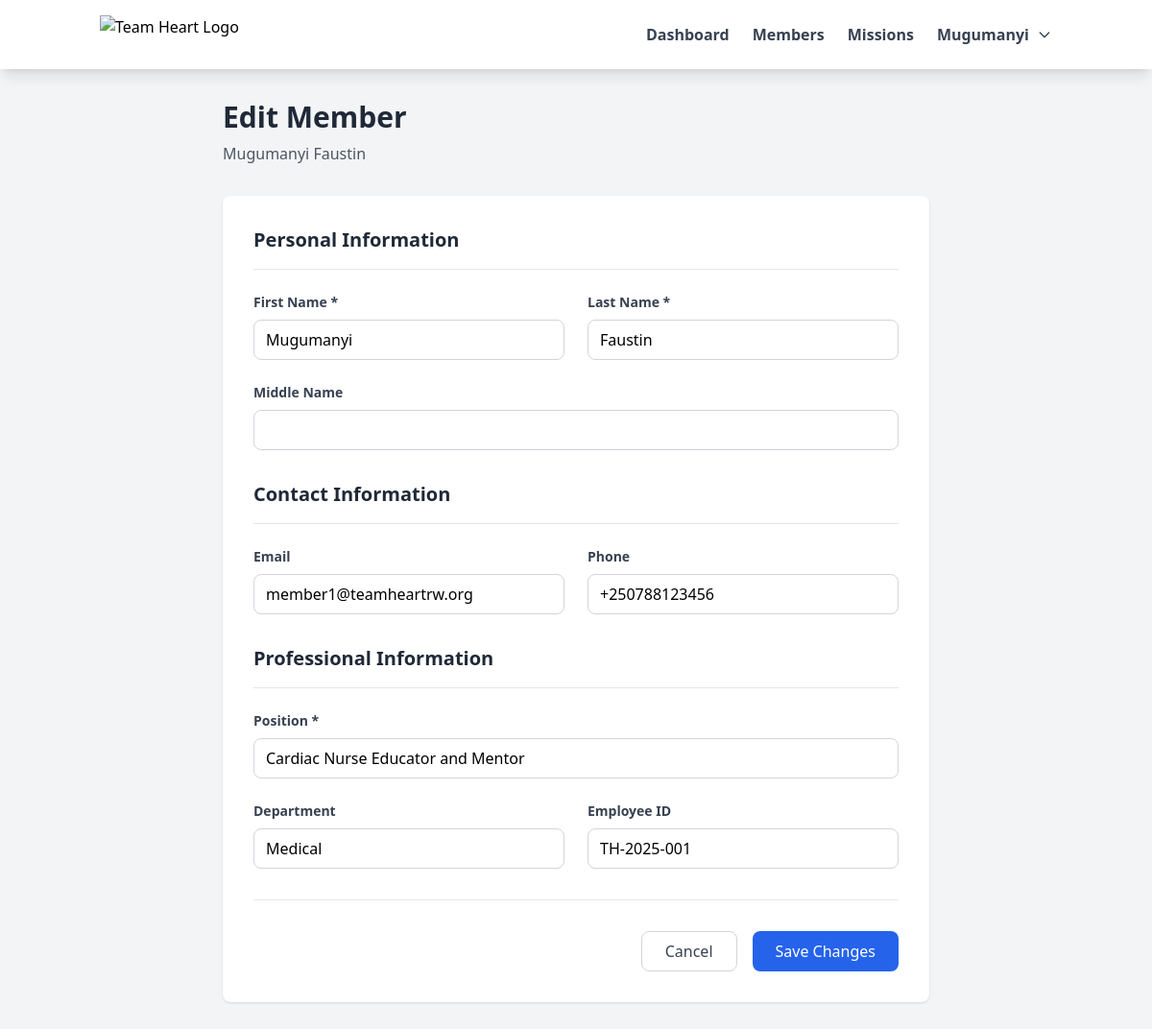
/members/edit.php?id=1 (signed in), run on the app's committed database.
### tables this page shows
CREATE TABLE members (
    member_id INT UNSIGNED AUTO_INCREMENT PRIMARY KEY,
    user_id INT UNSIGNED NOT NULL UNIQUE,   
    
     
    first_name VARCHAR(100) NOT NULL,
    last_name VARCHAR(100) NOT NULL,
    middle_name VARCHAR(100),
    date_of_birth DATE,
    gender ENUM('male', 'female', 'other'),
    nationality VARCHAR(100) DEFAULT 'Rwanda',
    
     
    email VARCHAR(255),
    phone VARCHAR(20),
    alternate_phone VARCHAR(20),
    address_line1 VARCHAR(255),
    address_line2 VARCHAR(255),
    city VARCHAR(100),
    state_province VARCHAR(100),
    postal_code VARCHAR(20),
    country VARCHAR(100) DEFAULT 'Rwanda',
    
     
    employee_id VARCHAR(50) UNIQUE,
    position VARCHAR(255) NOT NULL,
    department VARCHAR(100),
    employment_status ENUM('full-time', 'part-time', 'contract', 'volunteer') DEFAULT 'full-time',
    date_hired DATE,
    
     
    emergency_contact_name VARCHAR(255),
    emergency_contact_relationship VARCHAR(100),
    emergency_contact_phone VARCHAR(20),
    
     
    passport_number VARCHAR(50),
    passport_expiry DATE,
    id_number VARCHAR(50),
    profile_photo_url VARCHAR(500),
    
     
    status ENUM('active', 'inactive', 'on-leave', 'terminated') DEFAULT 'active',
    
     
    notes TEXT,
    created_at TIMESTAMP DEFAULT CURRENT_TIMESTAMP,
    updated_at TIMESTAMP DEFAULT CURRENT_TIMESTAMP ON UPDATE CURRENT_TIMESTAMP,
    created_by INT UNSIGNED NOT NULL,
    updated_by INT UNSIGNED,
    
    FOREIGN KEY (user_id) REFERENCES users(user_id) ON DELETE CASCADE,
    FOREIGN KEY (created_by) REFERENCES users(user_id),
    FOREIGN KEY (updated_by) REFERENCES users(user_id),
    
    INDEX idx_user_id (user_id),
    INDEX idx_employee_id (employee_id),
    INDEX idx_status (status),
    INDEX idx_position (position),
    INDEX idx_full_name (last_name, first_name),
    INDEX idx_created_at (created_at)
);

### config/session.php (called while the page is built, shortened)
<?php
function getCurrentUserId() {
    return $_SESSION['user_id'] ?? null;
}
function getCurrentUser() {
    return [
        'user_id' => $_SESSION['user_id'] ?? null,
        'email' => $_SESSION['email'] ?? null,
        'first_name' => $_SESSION['first_name'] ?? null,
        'last_name' => $_SESSION['last_name'] ?? null,
        'role' => $_SESSION['role'] ?? null
    ];
}
?>

### models/Member.php (called while the page is built, shortened)
<?php
class Member {
    private $conn;
    private $table_name = "members";
    public function __construct($db) {
        $this->conn = $db;
    }
    public function getById($member_id, $user_id = null) {
        $query = "SELECT * FROM " . $this->table_name . "
                WHERE member_id = :member_id";
        if ($user_id !== null) {
            $query .= " AND user_id = :user_id";
        }
        $query .= " LIMIT 1";
        $stmt = $this->conn->prepare($query);
        $stmt->bindParam(":member_id", $member_id);
        if ($user_id !== null) {
            $stmt->bindParam(":user_id", $user_id);
        }
        $stmt->execute();
        return $stmt->fetch();
    }
}
?>

### members/edit.php (the view, shortened to what this page needs)
<?php
require_once '../config/session.php';
require_once '../models/Member.php';
$database = new Database();
$db = $database->getConnection();
$memberModel = new Member($db);
$user = getCurrentUser();
$user_id = getCurrentUserId();
$member_id = $_GET['id'] ?? null;
$member = $memberModel->getById($member_id, $user_id);
?>
<!DOCTYPE html>
<html lang="en">
<head>
    <script src="https://cdn.tailwindcss.com"></script>
</head>
<body class="bg-gray-100 min-h-screen">
    <?php include './includes/navbar.php'; ?>
    <div class="container mx-auto px-4 py-8 max-w-3xl">
        <div class="mb-8">
            <h1 class="text-3xl font-bold text-gray-800">Edit Member</h1>
            <p class="text-gray-600 mt-2">
                <?php echo htmlspecialchars($member['first_name'] . ' ' . $member['last_name']); ?>
            </p>
        </div>
        <div class="bg-white rounded-lg shadow p-8">
            <form method="POST" action="">
                <div class="mb-8">
                    <h2 class="text-xl font-bold text-gray-800 mb-6 pb-4 border-b">Personal Information</h2>
                    <div class="grid grid-cols-1 md:grid-cols-2 gap-6 mb-6">
                        <div>
                            <label class="block text-gray-700 text-sm font-bold mb-2" for="first_name">
                                First Name *
                            </label>
                            <input type="text" name="first_name" id="first_name" required
                                class="w-full px-3 py-2 border border-gray-300 rounded-lg focus:outline-none focus:border-blue-500"
                                value="<?php echo htmlspecialchars($member['first_name']); ?>">
                        </div>
                        <div>
                            <label class="block text-gray-700 text-sm font-bold mb-2" for="last_name">
                                Last Name *
                            </label>
                            <input type="text" name="last_name" id="last_name" required
                                class="w-full px-3 py-2 border border-gray-300 rounded-lg focus:outline-none focus:border-blue-500"
                                value="<?php echo htmlspecialchars($member['last_name']); ?>">
                        </div>
                    </div>
                    <div class="mb-6">
                        <label class="block text-gray-700 text-sm font-bold mb-2" for="middle_name">
                            Middle Name
                        </label>
                        <input type="text" name="middle_name" id="middle_name"
                            class="w-full px-3 py-2 border border-gray-300 rounded-lg focus:outline-none focus:border-blue-500"
                            value="<?php echo htmlspecialchars($member['middle_name'] ?? ''); ?>">
                    </div>
                </div>
                <div class="mb-8">
                    <h2 class="text-xl font-bold text-gray-800 mb-6 pb-4 border-b">Contact Information</h2>
                    <div class="grid grid-cols-1 md:grid-cols-2 gap-6 mb-6">
                        <div>
                            <label class="block text-gray-700 text-sm font-bold mb-2" for="email">
                                Email
                            </label>
                            <input type="email" name="email" id="email"
                                class="w-full px-3 py-2 border border-gray-300 rounded-lg focus:outline-none focus:border-blue-500"
                                value="<?php echo htmlspecialchars($member['email'] ?? ''); ?>">
                        </div>
                        <div>
                            <label class="block text-gray-700 text-sm font-bold mb-2" for="phone">
                                Phone
                            </label>
                            <input type="tel" name="phone" id="phone"
                                class="w-full px-3 py-2 border border-gray-300 rounded-lg focus:outline-none focus:border-blue-500"
                                value="<?php echo htmlspecialchars($member['phone'] ?? ''); ?>">
                        </div>
                    </div>
                </div>
                <div class="mb-8">
                    <h2 class="text-xl font-bold text-gray-800 mb-6 pb-4 border-b">Professional Information</h2>
                    <div class="mb-6">
                        <label class="block text-gray-700 text-sm font-bold mb-2" for="position">
                            Position *
                        </label>
                        <input type="text" name="position" id="position" required
                            class="w-full px-3 py-2 border border-gray-300 rounded-lg focus:outline-none focus:border-blue-500"
                            value="<?php echo htmlspecialchars($member['position']); ?>">
                    </div>
                    <div class="grid grid-cols-1 md:grid-cols-2 gap-6">
                        <div>
                            <label class="block text-gray-700 text-sm font-bold mb-2" for="department">
                                Department
                            </label>
                            <input type="text" name="department" id="department"
                                class="w-full px-3 py-2 border border-gray-300 rounded-lg focus:outline-none focus:border-blue-500"
                                value="<?php echo htmlspecialchars($member['department'] ?? ''); ?>">
                        </div>
                        <div>
                            <label class="block text-gray-700 text-sm font-bold mb-2" for="employee_id">
                                Employee ID
                            </label>
                            <input type="text" name="employee_id" id="employee_id"
                                class="w-full px-3 py-2 border border-gray-300 rounded-lg focus:outline-none focus:border-blue-500"
                                value="<?php echo htmlspecialchars($member['employee_id'] ?? ''); ?>">
                        </div>
                    </div>
                </div>
                <div class="flex justify-end space-x-4 pt-8 border-t">
                    <a href="view.php?id=<?php echo $member['member_id']; ?>"
                       class="px-6 py-2 border border-gray-300 text-gray-700 rounded-lg hover:bg-gray-50 transition duration-200">
                        Cancel
                    </a>
                    <button type="submit" class="px-6 py-2 bg-blue-600 hover:bg-blue-700 text-white rounded-lg transition duration-200">
                        Save Changes
                    </button>
                </div>
            </form>
        </div>
    </div>
</body>
</html>

### members/includes/navbar.php (shortened to what this page needs)
<nav class="bg-white shadow-lg">
    <div class="container mx-auto px-4">
        <div class="flex justify-between items-center py-4">
            <div class="flex items-center space-x-4">
                <img src="https://images.aimecol.com/uploads/large/team-heart_698542149457a_large.jpg" alt="Team Heart Logo" class="h-10">
            </div>
            <div class="hidden md:flex items-center space-x-6">
                <a href="../dashboard.php" class="text-gray-700 hover:text-blue-600 font-semibold transition">
                    Dashboard
                </a>
                <a href="../members/index.php" class="text-gray-700 hover:text-blue-600 font-semibold transition">
                    Members
                </a>
                <a href="../missions/index.php" class="text-gray-700 hover:text-blue-600 font-semibold transition">
                    Missions
                </a>
                <div class="relative group">
                    <button class="flex items-center space-x-2 text-gray-700 hover:text-blue-600 font-semibold">
                        <span><?php echo htmlspecialchars($user['first_name'] ?? 'User'); ?></span>
                        <svg class="w-4 h-4" fill="none" stroke="currentColor" viewBox="0 0 24 24">
                            <path stroke-linecap="round" stroke-linejoin="round" stroke-width="2" d="M19 9l-7 7-7-7"></path>
                        </svg>
                    </button>
                </div>
            </div>
        </div>
    </div>
</nav>

### data on the page
members: first_name "Mugumanyi", first_name+last_name "Mugumanyi Faustin", last_name "Faustin", email "member1@teamheartrw.org", phone "+250788123456", position "Cardiac Nurse Educator and Mentor", department "Medical", employee_id "TH-2025-001"
